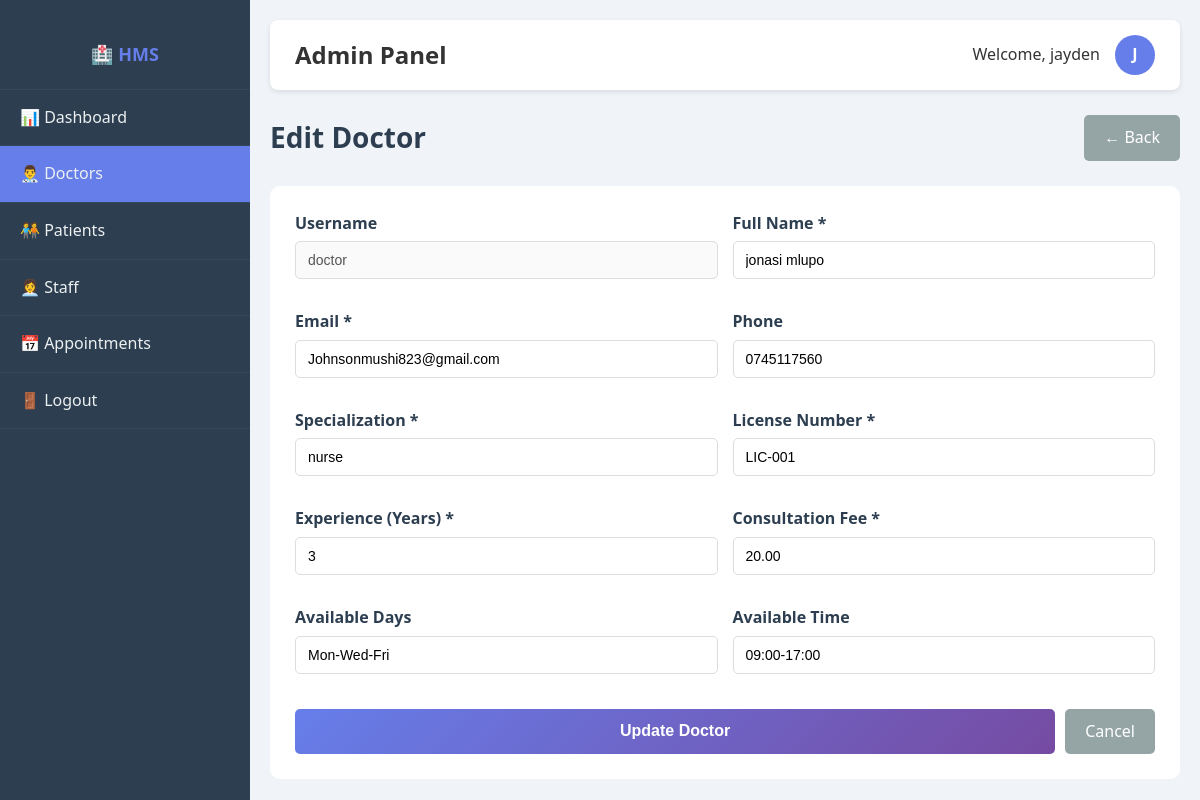
The page /edit_doctor.php?id=2 (signed in) on the database its author committed.
### tables this page shows
CREATE TABLE `doctors` (
  `id` int(11) NOT NULL,
  `user_id` int(11) DEFAULT NULL,
  `specialization` varchar(100) NOT NULL,
  `license_number` varchar(50) NOT NULL,
  `experience_years` int(11) DEFAULT NULL,
  `consultation_fee` decimal(10,2) DEFAULT NULL,
  `available_days` varchar(100) DEFAULT NULL,
  `available_time` varchar(100) DEFAULT NULL
);

CREATE TABLE `users` (
  `id` int(11) NOT NULL,
  `username` varchar(50) NOT NULL,
  `password` varchar(255) NOT NULL,
  `full_name` varchar(100) NOT NULL,
  `email` varchar(100) NOT NULL,
  `phone` varchar(20) DEFAULT NULL,
  `role` enum('admin','doctor','receptionist') NOT NULL,
  `created_at` timestamp NOT NULL DEFAULT current_timestamp()
);

### edit_doctor.php (the view, shortened to what this page needs)
<?php
require_once '../config/database.php';
$doctor_id = isset($_GET['id']) ? intval($_GET['id']) : 0;
$stmt = $conn->prepare("
    SELECT d.*, u.full_name, u.email, u.phone, u.username
    FROM doctors d
    JOIN users u ON d.user_id = u.id
    WHERE d.id = ?
");
$stmt->bind_param("i", $doctor_id);
$stmt->execute();
$doctor = $stmt->get_result()->fetch_assoc();
?>
<!DOCTYPE html>
<html lang="en">
<head>
    <link rel="stylesheet" href="../css/style.css">
</head>
<body>
    <div class="dashboard">
        <?php include '../includes/sidebar.php'; ?>
        <div class="main-content">
            <?php include '../includes/topbar.php'; ?>
            <div class="page-header">
                <h1>Edit Doctor</h1>
                <a href="manage_doctors.php" class="btn-secondary" style="text-decoration:none;">← Back</a>
            </div>
            <form method="POST" style="background:white; padding:25px; border-radius:10px;">
                <div style="display:grid; grid-template-columns: 1fr 1fr; gap:15px;">
                    <div class="form-group">
                        <label>Username</label>
                        <input type="text" value="<?php echo htmlspecialchars($doctor['username']); ?>" disabled>
                    </div>
                    <div class="form-group">
                        <label>Full Name *</label>
                        <input type="text" name="full_name" value="<?php echo htmlspecialchars($doctor['full_name']); ?>" required>
                    </div>
                    <div class="form-group">
                        <label>Email *</label>
                        <input type="email" name="email" value="<?php echo htmlspecialchars($doctor['email']); ?>" required>
                    </div>
                    <div class="form-group">
                        <label>Phone</label>
                        <input type="text" name="phone" value="<?php echo htmlspecialchars($doctor['phone']); ?>">
                    </div>
                    <div class="form-group">
                        <label>Specialization *</label>
                        <input type="text" name="specialization" value="<?php echo htmlspecialchars($doctor['specialization']); ?>" required>
                    </div>
                    <div class="form-group">
                        <label>License Number *</label>
                        <input type="text" name="license_number" value="<?php echo htmlspecialchars($doctor['license_number']); ?>" required>
                    </div>
                    <div class="form-group">
                        <label>Experience (Years) *</label>
                        <input type="number" name="experience" value="<?php echo htmlspecialchars($doctor['experience_years']); ?>" min="0" required>
                    </div>
                    <div class="form-group">
                        <label>Consultation Fee *</label>
                        <input type="number" step="0.01" name="fee" value="<?php echo htmlspecialchars($doctor['consultation_fee']); ?>" min="0" required>
                    </div>
                    <div class="form-group">
                        <label>Available Days</label>
                        <input type="text" name="days" value="<?php echo htmlspecialchars($doctor['available_days']); ?>" placeholder="e.g. Mon-Wed-Fri">
                    </div>
                    <div class="form-group">
                        <label>Available Time</label>
                        <input type="text" name="time" value="<?php echo htmlspecialchars($doctor['available_time']); ?>" placeholder="e.g. 09:00-17:00">
                    </div>
                </div>
                <div style="margin-top:20px; display:flex; gap:10px;">
                    <button type="submit" class="btn-primary">Update Doctor</button>
                    <a href="manage_doctors.php" class="btn-secondary" style="text-decoration:none;padding:10px 20px;">Cancel</a>
                </div>
            </form>
        </div>
    </div>
</body>
</html>

### style.css (style rules this page uses)
* { margin: 0; padding: 0; box-sizing: border-box; }
body { font-family: 'Segoe UI', Tahoma, Geneva, Verdana, sans-serif; background: #f0f4f8; color: #333; line-height: 1.6; }
.form-group { margin-bottom: 15px; }
.form-group label { display: block; margin-bottom: 5px; font-weight: 600; color: #2c3e50; }
.form-group input, .form-group select, .form-group textarea { width: 100%; padding: 10px 12px; border: 1px solid #ddd; border-radius: 5px; font-size: 14px; transition: border-color 0.3s; }
.btn-primary { background: linear-gradient(135deg, #667eea 0%, #764ba2 100%); color: white; border: none; padding: 12px 30px; border-radius: 5px; font-size: 16px; font-weight: 600; cursor: pointer; width: 100%; transition: transform 0.2s; }
.btn-secondary { background: #95a5a6; color: white; border: none; padding: 10px 20px; border-radius: 5px; cursor: pointer; }
.dashboard { display: flex; min-height: 100vh; }
.main-content { margin-left: 250px; padding: 20px; width: 100%; }
.page-header { display: flex; justify-content: space-between; align-items: center; margin-bottom: 25px; }
.page-header h1 { font-size: 28px; color: #2c3e50; }

### rows shown on the page
doctors: user.username "doctor", full_name "jonasi mlupo", email "Johnsonmushi823@gmail.com", phone "0745117560", specialization "nurse", license_number "LIC-001", experience "3", fee "20.00", days "Mon-Wed-Fri", time "09:00-17:00"

### other values the page prints
$role "Admin"
$full_name "jayden"
substr($full_name, 0, 1) "J"
